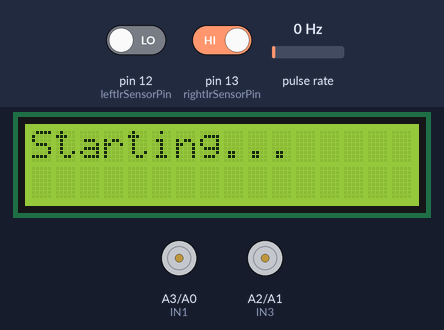
The sketch below on a simulated Arduino Uno, built with avr-gcc and run on an emulated ATmega328P. On the bench: 16×2 character LCD, motor-driver pin pairs drawn as motors (green arrow = first pin HIGH = forward, orange = second pin HIGH = backward, longer = more drive, scaled by the enable pin). Wiring (inferred from the names in the program): pulse sensor: data pin 2. The inputs (shaded band) are chosen by the test bench; at power-on: pin 12 (leftIrSensorPin) LOW, pin 13 (rightIrSensorPin) HIGH, pulse rate 0 Hz.

Above: at 0.1 s.
2.0 s: pin 12 (leftIrSensorPin) driven HIGH
At 2.4 s:
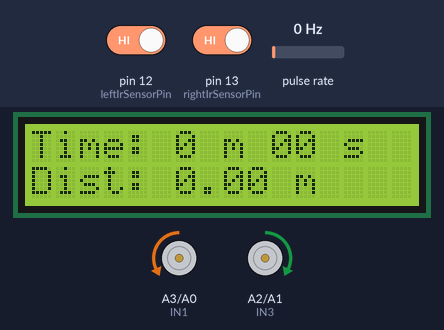
5.0 s: pin 13 (rightIrSensorPin) driven LOW
At 5.8 s:
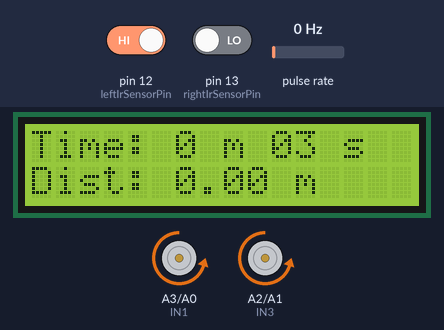
8.0 s: pulse rate (sensor on pin 2) set to 4 Hz
At 8.27 s:
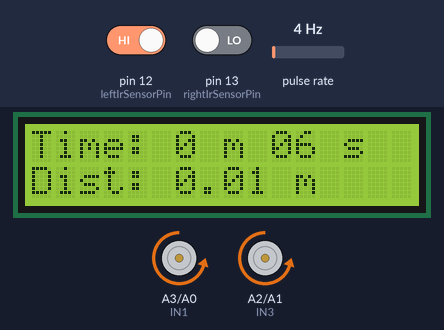
9.6 s: pin 12 (leftIrSensorPin) driven LOW
At 9.9 s:
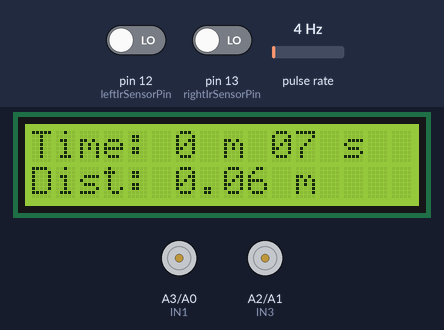
11.1 s: pin 13 (rightIrSensorPin) driven HIGH
At 12.3 s:
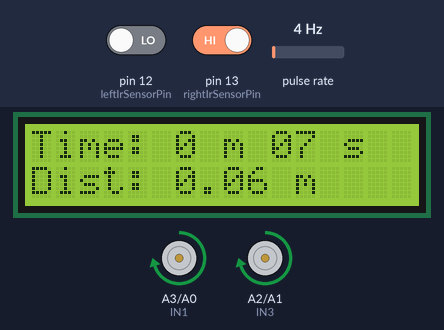
Timing chart, 0 to 13.6 s (numbered marks = the images above; inputs shaded):
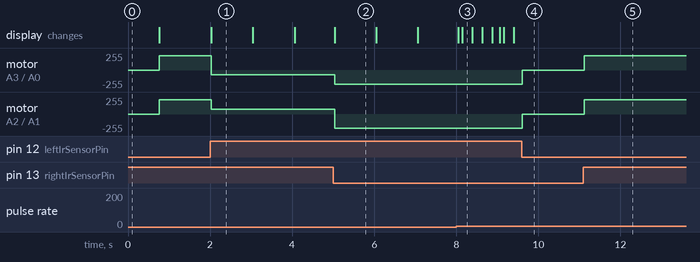

The sketch:

PW2.ino
```cpp
#include <LiquidCrystal.h>

// Pin definitions for LCD
const int rs = 8, en = 1, d4 = 4, d5 = 5, d6 = 6, d7 = 7; // LCD pins
LiquidCrystal lcd(rs, en, d4, d5, d6, d7);

// Pin definitions for Encoder
const int encoderPin1 = 2; // Encoder signal pin
volatile int oneCount1 = 0; // Count of '1's for encoder
volatile int previousState1 = LOW; // Previous state of encoderPin1
float distance = 0.0; // Calculated distance

// Pin definitions for IR Sensors and Motors
const int rightIrSensorPin = 13;  // Right IR sensor
const int leftIrSensorPin = 12;   // Left IR sensor
const int IN1 = A3, IN2 = A0, IN3 = A2, IN4 = A1;
const int ENA = 11, ENB = 3;

// Time tracking variables
unsigned long startTime = 0;
unsigned long elapsedTime = 0;
bool carMoving = false;

// Interrupt Service Routine (ISR) for Encoder Pin
void encoderISR1() {
  int currentState = digitalRead(encoderPin1);
  if (currentState == HIGH && previousState1 == LOW) {
    oneCount1++;
  }
  previousState1 = currentState;
}

void setup() {
  // Set pins as inputs or outputs
  pinMode(encoderPin1, INPUT);
  pinMode(rightIrSensorPin, INPUT);
  pinMode(leftIrSensorPin, INPUT);
  pinMode(IN1, OUTPUT);
  pinMode(IN2, OUTPUT);
  pinMode(IN3, OUTPUT);
  pinMode(IN4, OUTPUT);
  pinMode(ENA, OUTPUT);
  pinMode(ENB, OUTPUT);

  // Attach encoder interrupt
  attachInterrupt(digitalPinToInterrupt(encoderPin1), encoderISR1, CHANGE);

  // Initialize LCD
  lcd.begin(16, 2);
  lcd.print("Starting...");

  // Initialize Serial Monitor
  //Serial.begin(9600);

  // Initial motor speed setup
  analogWrite(ENA, 80);
  analogWrite(ENB, 80);

  delay(700);
  lcd.clear();
}

void loop() {
  int leftIrValue = digitalRead(leftIrSensorPin);
  int rightIrValue = digitalRead(rightIrSensorPin);

  if (leftIrValue == 1 && rightIrValue == 1) {
    moveForward();
  } else if (leftIrValue == 0 && rightIrValue == 1) {
    pivotRight();
  } else if (rightIrValue == 0 && leftIrValue == 1) {
    pivotLeft();
  } else if (rightIrValue == 0 && leftIrValue == 0) {
    stopMotors();
  }

  if (carMoving) {
    elapsedTime = millis() - startTime;
    distance = (oneCount1 * (2 * PI * 3.2)) / 2000.0; // Calculate distance continuously
    displayTime(elapsedTime);
    displayDistance();
  }

  delay(30);
}

void displayDistance() {
  lcd.setCursor(0, 1);
  lcd.print("Dist: ");
  lcd.print(distance, 2);
  lcd.print(" m   ");
}

void displayTime(unsigned long time) {
  unsigned long seconds = time / 1000;
  unsigned long minutes = seconds / 60;
  seconds %= 60;

  lcd.setCursor(0, 0); // First row
  lcd.print("Time: ");
  lcd.print(minutes);
  lcd.print(" m ");
  if (seconds < 10) {
    lcd.print("0"); // Leading zero for single-digit seconds
  }
  lcd.print(seconds);
  lcd.print(" s  "); // Padding to clear old characters
}

void moveForward() {
  analogWrite(ENA, 70);
  analogWrite(ENB, 70);
  digitalWrite(IN1, LOW);
  digitalWrite(IN2, HIGH);
  digitalWrite(IN3, HIGH);
  digitalWrite(IN4, LOW);

  if (!carMoving) {
    carMoving = true;
    startTime = millis() - elapsedTime;
  }
}

void pivotLeft() {
  analogWrite(ENA, 215);
  analogWrite(ENB, 215);
  digitalWrite(IN1, LOW);
  digitalWrite(IN2, HIGH);
  digitalWrite(IN3, LOW);
  digitalWrite(IN4, HIGH);
}

void pivotRight() {
  analogWrite(ENA, 215);
  analogWrite(ENB, 215);
  digitalWrite(IN1, HIGH);
  digitalWrite(IN2, LOW);
  digitalWrite(IN3, HIGH);
  digitalWrite(IN4, LOW);
}

void stopMotors() {
  analogWrite(ENA, 0);
  analogWrite(ENB, 0);
  digitalWrite(IN1, LOW);
  digitalWrite(IN2, LOW);
  digitalWrite(IN3, LOW);
  digitalWrite(IN4, LOW);
  carMoving = false;
}
```

Measured:
- after the input at 2.0 s, motor on A3 (IN1) / A0 (IN2): forward 215/255 → backward 70/255 at once; motor on A2 (IN3) / A1 (IN4): forward 215/255 → forward 70/255 at once; the display: changes at once (image 1)
- after the input at 5.0 s, motor on A3 (IN1) / A0 (IN2): backward 70/255 → backward 215/255 at once; motor on A2 (IN3) / A1 (IN4): forward 70/255 → backward 215/255 at once
- after the input at 9.6 s, motor on A3 (IN1) / A0 (IN2), motor on A2 (IN3) / A1 (IN4): backward 215/255 → stopped at once
- after the input at 11.1 s, motor on A3 (IN1) / A0 (IN2), motor on A2 (IN3) / A1 (IN4): stopped → forward 215/255 at once
- what the display in image 1 shows lasts 1.0 s, from 2.0 s to 3.0 s
